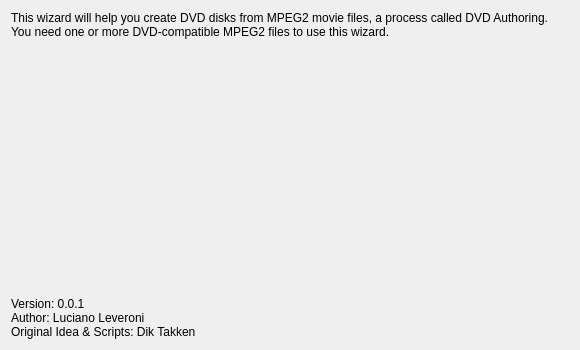
<ui version="4.0" >
 <class>PageWelcome</class>
 <widget class="QWidget" name="PageWelcome" >
  <property name="geometry" >
   <rect>
    <x>0</x>
    <y>0</y>
    <width>580</width>
    <height>350</height>
   </rect>
  </property>
  <property name="windowTitle" >
   <string>Form</string>
  </property>
  <layout class="QVBoxLayout" name="verticalLayout" >
   <item>
    <widget class="QLabel" name="description" >
     <property name="text" >
      <string>This wizard will help you create DVD disks from MPEG2 movie files, a process called DVD Authoring. You need one or more DVD-compatible MPEG2 files to use this wizard.</string>
     </property>
     <property name="wordWrap" >
      <bool>true</bool>
     </property>
    </widget>
   </item>
   <item>
    <spacer name="verticalSpacer" >
     <property name="orientation" >
      <enum>Qt::Vertical</enum>
     </property>
     <property name="sizeHint" stdset="0" >
      <size>
       <width>20</width>
       <height>241</height>
      </size>
     </property>
    </spacer>
   </item>
   <item>
    <widget class="QLabel" name="footnotes" >
     <property name="text" >
      <string>Version: 0.0.1
Author: Luciano Leveroni
Original Idea &amp; Scripts: Dik Takken</string>
     </property>
     <property name="wordWrap" >
      <bool>true</bool>
     </property>
    </widget>
   </item>
  </layout>
 </widget>
 <resources/>
 <connections/>
</ui>
